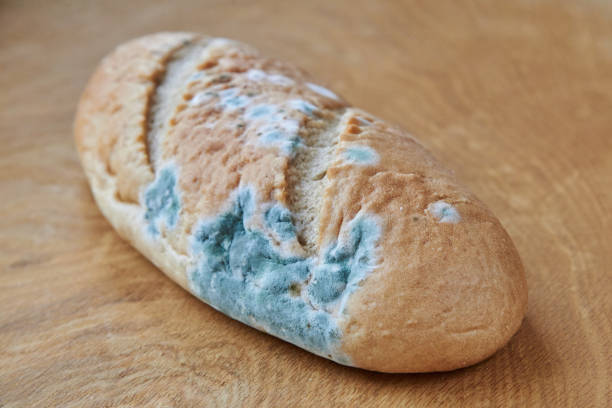
#> input picture PracticasUnidas/Imagenes/bolillomoho.jpg, 612 x 408 px
$ python test.py
#> lines starting #> are read from the running program, lines starting #| are printed output that depends on the picture
import cv2
import numpy as np
import matplotlib.pyplot as plt

# Implementación validada de la Entropía de Kapur
def entropia_kapur(histograma, total_pixeles):
    max_entropia = -1
    umbral_optimo = 0
    for t in range(256):
        # Dividir el histograma en dos clases
        clase1 = histograma[:t]
        clase2 = histograma[t:]

        # Sumas de conteos (proporcionales a probabilidades P1 y P2)
        sum_c1 = np.sum(clase1)
        sum_c2 = np.sum(clase2)

        # Evitar división por cero
        if sum_c1 == 0 or sum_c2 == 0:
            continue

        # Probabilidades a priori
        p1 = sum_c1 / total_pixeles
        p2 = sum_c2 / total_pixeles

        # Calcular la entropía de cada clase
        # Se filtra para evitar log(0)
        prob1 = clase1 / sum_c1
        prob1 = prob1[prob1 > 0]
        entropia1 = -np.sum(prob1 * np.log(prob1))

        prob2 = clase2 / sum_c2
        prob2 = prob2[prob2 > 0]
        entropia2 = -np.sum(prob2 * np.log(prob2))

        # Entropía total (criterio de Kapur)
        entropia_total = p1 * entropia1 + p2 * entropia2
        print("Entropía total:", entropia_total)
        print(max_entropia)

        if entropia_total > max_entropia:
            max_entropia = entropia_total
            umbral_optimo = t

    return umbral_optimo

#Simulación de carga y procesamiento
imagen = cv2.imread('Imagenes/bolillomoho.jpg', cv2.IMREAD_GRAYSCALE)
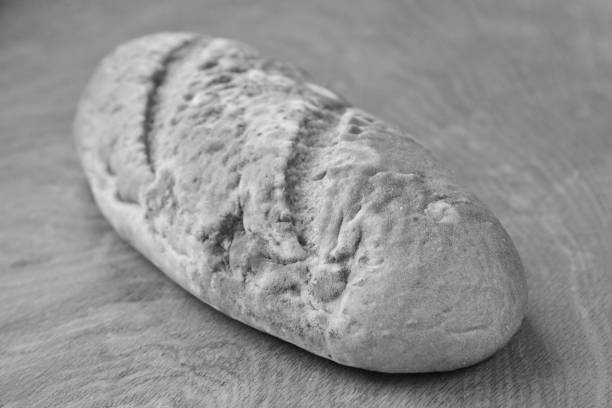
#> imagen: shape (408, 612); min 9, max 237, mean 146.8
total_pixeles = imagen.shape[0] * imagen.shape[1]
#> total_pixeles = 249696
histograma, _ = np.histogram(imagen, bins=256, range=(0, 256))
#> histograma = 256 values, max 6817 at index 144, min 0 at index 0, mean 975.4
umbral_kapur = entropia_kapur(histograma, total_pixeles)
#> the loop in entropia_kapur, `for t in range(256):` made 256 passes
#> (clase1, sum_c1, sum_c2, p1, p2, prob1, entropia1, entropia2) on passes 11 to 14: ([0, 0, 0, 0, 0, 0, 0, 0, 0, 4], 4, 249692, 1.6e-05, 1, [1], 0, 4.63), ([0, 0, 0, 0, 0, 0, 0, 0, 0, 4, 9], 13, 249683, 5.21e-05, 1, [0.308, 0.692], 0.617, 4.63), ([0, 0, 0, 0, 0, 0, 0, 0, 0, 4, 9, 11], 24, 249672, 9.61e-05, 1, [0.167, 0.375, 0.458], 1.02, 4.63), ([0, 0, 0, 0, 0, 0, 0, 0, 0, 4, 9, 11, 20], 44, 249652, 0.000176, 1, [0.0909, 0.205, 0.25, 0.455], 1.25, 4.63)
#> (sum_c1, sum_c2, p1, p2, entropia1, entropia2, entropia_total) on passes 19 to 24: (183, 249513, 0.000733, 0.999, 2.05, 4.63, 4.62), (219, 249477, 0.000877, 0.999, 2.16, 4.63, 4.62), (260, 249436, 0.00104, 0.999, 2.25, 4.63, 4.62), (314, 249382, 0.00126, 0.999, 2.32, 4.62, 4.62), (366, 249330, 0.00147, 0.999, 2.4, 4.62, 4.62), (419, 249277, 0.00168, 0.998, 2.48, 4.62, 4.62)
#> (printed output is left out)
#> after the loop in entropia_kapur, `for t in range(256):`: max_entropia = 4.63; umbral_optimo = 237
#> umbral_kapur = 237

print("Umbral de Kapur:", umbral_kapur)
imagen_kapur = (imagen > umbral_kapur).astype(np.uint8) * 255
#> imagen_kapur: shape (408, 612); every value is 0
plt.imshow(imagen_kapur, cmap='gray')
plt.show()
